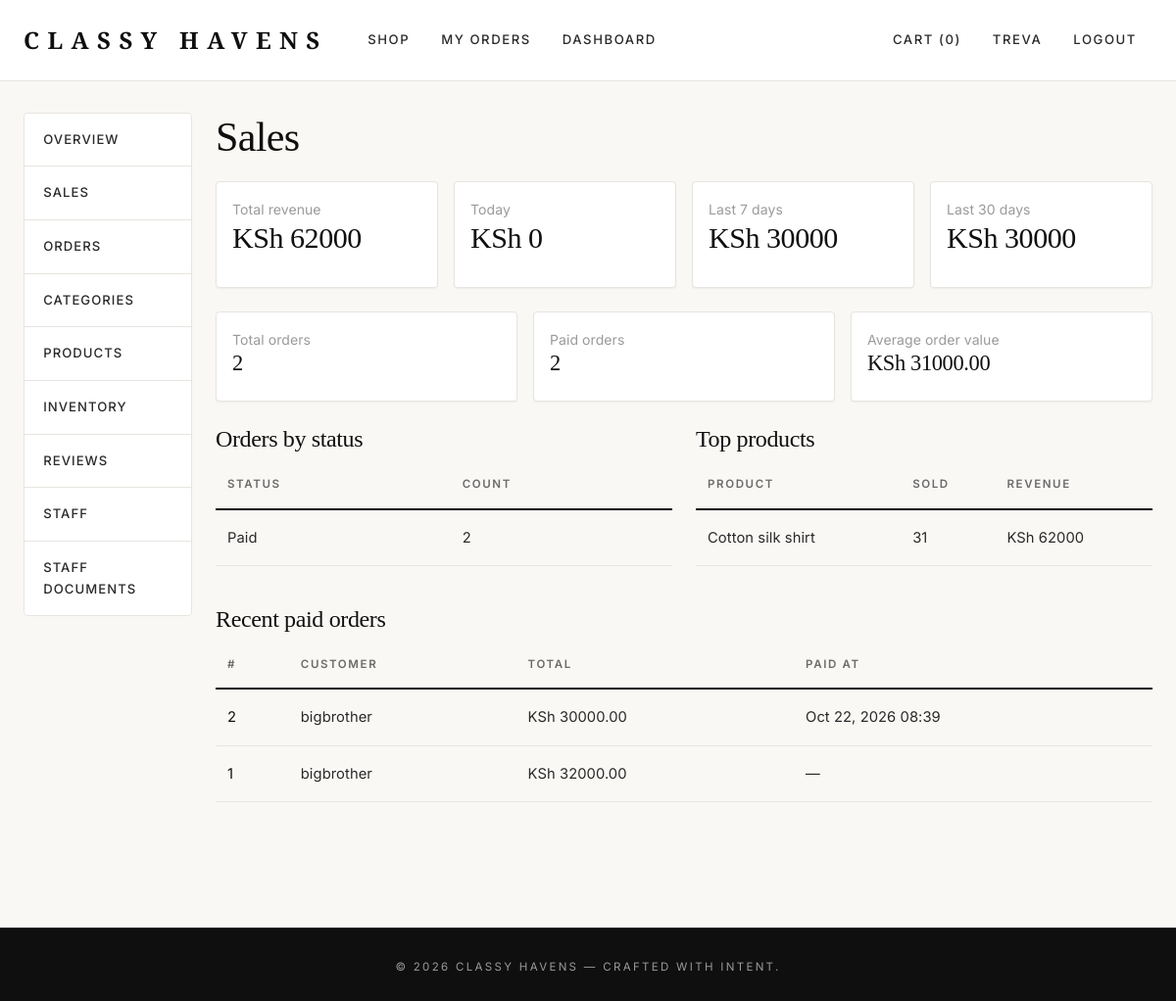
/dashboard/sales/ (signed in), run on the app's committed database.
### accounts/models.py (models this page shows, shortened)
class CustomUser(AbstractUser):
    class Roles(models.TextChoices):
        CUSTOMER = "customer", "Customer"
        STAFF    = "staff",    "Staff"
        MANAGER  = "manager",  "Manager"
        ADMIN    = "admin",    "Admin"
    role = models.CharField(max_length=20, choices=Roles.choices,
                            default=Roles.CUSTOMER)
    phone = models.CharField(max_length=20, blank=True)
    avatar = models.ImageField(
        upload_to="avatars/%Y/%m/", blank=True, null=True,
        help_text="Optional profile picture (JPEG, PNG, WebP).",
    )
    @property
    def is_staff_member(self):
        return (
            self.is_superuser
            or self.is_staff
            or self.role in (self.Roles.STAFF, self.Roles.MANAGER, self.Roles.ADMIN)
        )

### catalog/models.py (models this page shows, shortened)
class Product(models.Model):
    category = models.ForeignKey(
        Category, on_delete=models.PROTECT, related_name="products",
    )
    name = models.CharField(max_length=200)
    slug = models.SlugField(max_length=220, unique=True)
    description = models.TextField(blank=True)
    base_price = models.DecimalField(
        max_digits=10, decimal_places=2, validators=[MinValueValidator(0)],
    )
    image = models.ImageField(upload_to="products/", blank=True, null=True)
    is_active = models.BooleanField(default=True)
    created_at = models.DateTimeField(auto_now_add=True)
    updated_at = models.DateTimeField(auto_now=True)
    class Meta:
        ordering = ["-created_at"]

### orders/models.py (models this page shows, shortened)
class Order(models.Model):
    class Status(models.TextChoices):
        PENDING   = "pending",   "Pending"
        PAID      = "paid",      "Paid"
        SHIPPED   = "shipped",   "Shipped"
        DELIVERED = "delivered", "Delivered"
        CANCELLED = "cancelled", "Cancelled"
    user = models.ForeignKey(settings.AUTH_USER_MODEL, on_delete=models.PROTECT,
                             related_name="orders")
    shipping_address = models.ForeignKey(ShippingAddress, on_delete=models.PROTECT)
    status = models.CharField(max_length=20, choices=Status.choices, default=Status.PENDING)
    total = models.DecimalField(max_digits=10, decimal_places=2, default=Decimal("0.00"))
    created_at = models.DateTimeField(auto_now_add=True)
    updated_at = models.DateTimeField(auto_now=True)
    paid_at = models.DateTimeField(null=True, blank=True)
    class Meta:
        ordering = ["-created_at"]

### dashboard/views.py (the view)
# urls.py: path("sales/", views.SalesOverviewView.as_view(), name="sales"),
class SalesOverviewView(StaffRequiredMixin, PermissionRequiredMixin, TemplateView):
    permission_required = "orders.view_order"
    template_name = "dashboard/sales.html"
    def get_context_data(self, **kwargs):
        ctx = super().get_context_data(**kwargs)
        paid_statuses = [Order.Status.PAID, Order.Status.SHIPPED, Order.Status.DELIVERED]
        paid = Order.objects.filter(status__in=paid_statuses)
        now = timezone.now()
        today = now.date()
        ctx["total_revenue"] = paid.aggregate(s=Sum("total"))["s"] or 0
        ctx["today_revenue"] = (
            paid.filter(paid_at__date=today).aggregate(s=Sum("total"))["s"] or 0
        )
        ctx["week_revenue"] = (
            paid.filter(paid_at__gte=now - timedelta(days=7))
                .aggregate(s=Sum("total"))["s"] or 0
        )
        ctx["month_revenue"] = (
            paid.filter(paid_at__gte=now - timedelta(days=30))
                .aggregate(s=Sum("total"))["s"] or 0
        )
        ctx["total_orders"]  = Order.objects.count()
        ctx["paid_orders"]   = paid.count()
        ctx["average_order"] = (
            (ctx["total_revenue"] / ctx["paid_orders"]) if ctx["paid_orders"] else 0
        )
        ctx["status_breakdown"] = (
            Order.objects.values("status")
            .annotate(count=Count("id"))
            .order_by("-count")
        )
        line_total = ExpressionWrapper(
            F("quantity") * F("unit_price"),
            output_field=DecimalField(max_digits=14, decimal_places=2),
        )
        ctx["top_products"] = (
            OrderItem.objects.filter(order__status__in=paid_statuses)
            .values("variant__product__name")
            .annotate(sold=Sum("quantity"), revenue=Sum(line_total))
            .order_by("-sold")[:10]
        )
        ctx["recent_paid"] = paid.select_related("user").order_by("-paid_at")[:15]
        return ctx

### cart/cart.py (called while the page is built)
    def __len__(self):
        return sum(item["quantity"] for item in self.cart.values())

    def total_quantity(self):
        return len(self)

### cart/context_processors.py (called while the page is built)
def cart(request):
    return {"cart": Cart(request)}

### config/context_processors.py (called while the page is built)
def currency(request):
    return {
        "CURRENCY_CODE": settings.CURRENCY_CODE,
        "CURRENCY_SYMBOL": settings.CURRENCY_SYMBOL,
    }

### dashboard/views.py (called while the page is built)
    def dispatch(self, request, *args, **kwargs):
        if not request.user.is_authenticated:
            return super().dispatch(request, *args, **kwargs)
        if not request.user.is_staff_member:
            messages.error(request, "Staff access required.")
            return redirect("catalog:product_list")
        return super().dispatch(request, *args, **kwargs)

### templates/dashboard/sales.html
{% extends "dashboard/base.html" %}
{% block dashboard_content %}
<h1>Sales</h1>
<div class="row g-3 mb-4">
    <div class="col-md-3"><div class="card p-3"><small class="text-muted">Total revenue</small><h2>{{ CURRENCY_SYMBOL }} {{ total_revenue }}</h2></div></div>
    <div class="col-md-3"><div class="card p-3"><small class="text-muted">Today</small><h2>{{ CURRENCY_SYMBOL }} {{ today_revenue }}</h2></div></div>
    <div class="col-md-3"><div class="card p-3"><small class="text-muted">Last 7 days</small><h2>{{ CURRENCY_SYMBOL }} {{ week_revenue }}</h2></div></div>
    <div class="col-md-3"><div class="card p-3"><small class="text-muted">Last 30 days</small><h2>{{ CURRENCY_SYMBOL }} {{ month_revenue }}</h2></div></div>
</div>
<div class="row g-3 mb-4">
    <div class="col-md-4"><div class="card p-3"><small class="text-muted">Total orders</small><h3>{{ total_orders }}</h3></div></div>
    <div class="col-md-4"><div class="card p-3"><small class="text-muted">Paid orders</small><h3>{{ paid_orders }}</h3></div></div>
    <div class="col-md-4"><div class="card p-3"><small class="text-muted">Average order value</small><h3>{{ CURRENCY_SYMBOL }} {{ average_order|floatformat:2 }}</h3></div></div>
</div>
<div class="row g-4">
    <div class="col-md-6">
        <h4>Orders by status</h4>
        <table class="table">
            <thead><tr><th>Status</th><th>Count</th></tr></thead>
            <tbody>
                {% for row in status_breakdown %}
                    <tr><td>{{ row.status|capfirst }}</td><td>{{ row.count }}</td></tr>
                {% endfor %}
            </tbody>
        </table>
    </div>
    <div class="col-md-6">
        <h4>Top products</h4>
        <table class="table">
            <thead><tr><th>Product</th><th>Sold</th><th>Revenue</th></tr></thead>
            <tbody>
                {% for row in top_products %}
                    <tr>
                        <td>{{ row.variant__product__name }}</td>
                        <td>{{ row.sold }}</td>
                        <td>{{ CURRENCY_SYMBOL }} {{ row.revenue }}</td>
                    </tr>
                {% empty %}
                    <tr><td colspan="3" class="text-muted">No sales yet.</td></tr>
                {% endfor %}
            </tbody>
        </table>
    </div>
</div>
<h4 class="mt-4">Recent paid orders</h4>
<table class="table">
    <thead><tr><th>#</th><th>Customer</th><th>Total</th><th>Paid at</th></tr></thead>
    <tbody>
        {% for o in recent_paid %}
            <tr>
                <td><a href="{% url 'dashboard:order_edit' o.id %}">{{ o.id }}</a></td>
                <td>{{ o.user.username }}</td>
                <td>{{ CURRENCY_SYMBOL }} {{ o.total }}</td>
                <td>{{ o.paid_at|date:"M d, Y H:i"|default:"—" }}</td>
            </tr>
        {% empty %}
            <tr><td colspan="4" class="text-muted">No paid orders yet.</td></tr>
        {% endfor %}
    </tbody>
</table>
{% endblock %}

### templates/base.html (shortened to what this page needs)
{% load static %}
<!doctype html>
<html lang="en">
<head>
    <link href="https://cdn.jsdelivr.net/npm/bootstrap@5.3.3/dist/css/bootstrap.min.css" rel="stylesheet">
    <link rel="stylesheet" href="{% static 'css/style.css' %}">
</head>
<body class="d-flex flex-column min-vh-100">
<nav class="navbar navbar-expand-lg">
    <div class="container">
        <a class="navbar-brand" href="{% url 'catalog:product_list' %}">Classy&nbsp;Havens</a>
        <div class="collapse navbar-collapse" id="nav">
            <ul class="navbar-nav me-auto">
                <li class="nav-item"><a class="nav-link" href="{% url 'catalog:product_list' %}">Shop</a></li>
                {% if user.is_authenticated %}
                    <li class="nav-item"><a class="nav-link" href="{% url 'orders:order_list' %}">My Orders</a></li>
                {% endif %}
                {% if user.is_staff_member %}
                    <li class="nav-item"><a class="nav-link" href="{% url 'dashboard:index' %}">Dashboard</a></li>
                {% endif %}
            </ul>
            <ul class="navbar-nav align-items-lg-center">
                <li class="nav-item">
                    <a class="nav-link" href="{% url 'cart:cart_detail' %}">Cart ({{ cart.total_quantity }})</a>
                </li>
                {% if user.is_authenticated %}
                    <li class="nav-item"><a class="nav-link" href="{% url 'accounts:profile' %}">{{ user.username }}</a></li>
                    <li class="nav-item"><a class="nav-link" href="{% url 'accounts:logout' %}">Logout</a></li>
                {% else %}
                    <li class="nav-item"><a class="nav-link" href="{% url 'accounts:login' %}">Login</a></li>
                    <li class="nav-item"><a class="nav-link" href="{% url 'accounts:register' %}">Register</a></li>
                {% endif %}
            </ul>
        </div>
    </div>
</nav>
<main class="flex-grow-1">
    <div class="container">
        {% block content %}{% endblock %}
    </div>
</main>
<footer class="mt-5 py-4">
    <div class="container text-center">
        <small>&copy; {% now "Y" %} Classy Havens — Crafted with intent.</small>
    </div>
</footer>
</body>
</html>

### static/css/style.css (style rules this page uses)
:root { --ch-black: #0f0f0f; --ch-charcoal: #2a2a2a; --ch-gray: #6b6b6b; --ch-muted: #9a9a9a; --ch-cream: #faf8f5; --ch-cream-alt: #f3efe9; --ch-white: #ffffff; --ch-border: #e8e5e0; --ch-gold: #c9a961; --ch-gold-dark: #a88a4a; --ch-danger: #b83232; --ch-success: #2f7a4d; --font-display: 'Playfair Display', Georgia, 'Times New Roman', serif; --font-body: 'Inter', -apple-system, BlinkMacSystemFont, 'Segoe UI', sans-serif; --shadow-sm: 0 1px 2px rgba(15,15,15,0.05); --shadow-md: 0 8px 24px rgba(15,15,15,0.07); --shadow-lg: 0 20px 48px rgba(15,15,15,0.10); --radius-sm: 2px; --radius: 4px; --radius-lg: 8px; }
* { box-sizing: border-box; }
html { scroll-behavior: smooth; }
body { margin: 0; font-family: var(--font-body); font-weight: 400; color: var(--ch-black); background-color: var(--ch-cream); line-height: 1.65; letter-spacing: 0.005em; -webkit-font-smoothing: antialiased; -moz-osx-font-smoothing: grayscale; }
h1, h2, h3, h4, h5, h6, .display { font-family: var(--font-display); font-weight: 500; letter-spacing: -0.015em; color: var(--ch-black); line-height: 1.2; }
h1 { font-size: clamp(2rem, 3.5vw, 3rem); margin-bottom: 1.25rem; }
h2 { font-size: clamp(1.5rem, 2.5vw, 2rem); margin-bottom: 1rem; }
h3 { font-size: 1.4rem; }
a { color: var(--ch-black); text-decoration: none; transition: color .2s ease; }
small, .text-muted { color: var(--ch-muted) !important; }
.container { max-width: 1240px; padding-left: 1.5rem; padding-right: 1.5rem; }
main { padding-top: 2rem; padding-bottom: 4rem; }
.navbar { background: var(--ch-white) !important; border-bottom: 1px solid var(--ch-border); padding: 1rem 0; position: sticky; top: 0; z-index: 1000; backdrop-filter: saturate(180%) blur(10px); }
.navbar-brand { font-family: var(--font-display); font-weight: 700; font-size: 1.5rem; letter-spacing: 0.35em; color: var(--ch-black) !important; padding-right: 0.35em; text-transform: uppercase; }
.navbar-nav .nav-link { font-family: var(--font-body); font-size: 0.82rem; font-weight: 500; letter-spacing: 0.12em; text-transform: uppercase; color: var(--ch-charcoal) !important; padding: 0.5rem 1rem !important; transition: color .2s ease; }
.card { background: var(--ch-white); border: 1px solid var(--ch-border); border-radius: var(--radius); box-shadow: var(--shadow-sm); }
.table { --bs-table-bg: transparent; --bs-table-border-color: var(--ch-border); font-size: 0.92rem; border-color: var(--ch-border); }
.table thead th { font-family: var(--font-body); font-size: 0.72rem; font-weight: 600; letter-spacing: 0.14em; text-transform: uppercase; color: var(--ch-gray); border-bottom: 2px solid var(--ch-black); padding: 0.9rem 0.75rem; background: transparent; }
.table tbody td { padding: 1rem 0.75rem; vertical-align: middle; border-bottom: 1px solid var(--ch-border); color: var(--ch-charcoal); }
.nav-link { color: var(--ch-charcoal); font-size: 0.88rem; font-weight: 500; letter-spacing: 0.08em; text-transform: uppercase; }
footer { background: var(--ch-black) !important; color: var(--ch-muted); padding: 2.5rem 0 !important; margin-top: 5rem; border-top: 1px solid var(--ch-charcoal); }
footer small { letter-spacing: 0.2em; text-transform: uppercase; font-size: 0.72rem; color: var(--ch-muted); }

### data on the page
CustomUser: username "TREVA"
Product: variant__product__name "Cotton silk shirt", sold "31", CURRENCY_SYMBOL "KSh", revenue "62000"
Order: id "2", user.username "bigbrother", CURRENCY_SYMBOL "KSh", total "30000.00", paid_at "Oct 22, 2026 08:39"
Order: id "1", user.username "bigbrother", CURRENCY_SYMBOL "KSh", total "32000.00", paid_at "—"

### other printed values
{{ cart.total_quantity }} "0"
{{ CURRENCY_SYMBOL }} "KSh"
{{ total_revenue }} "62000"
{{ today_revenue }} "0"
{{ week_revenue }} "30000"
{{ month_revenue }} "30000"
{{ total_orders }} "2"
{{ paid_orders }} "2"
{{ average_order|floatformat:2 }} "31000.00"
{{ row.status|capfirst }} "Paid"
{{ row.count }} "2"
